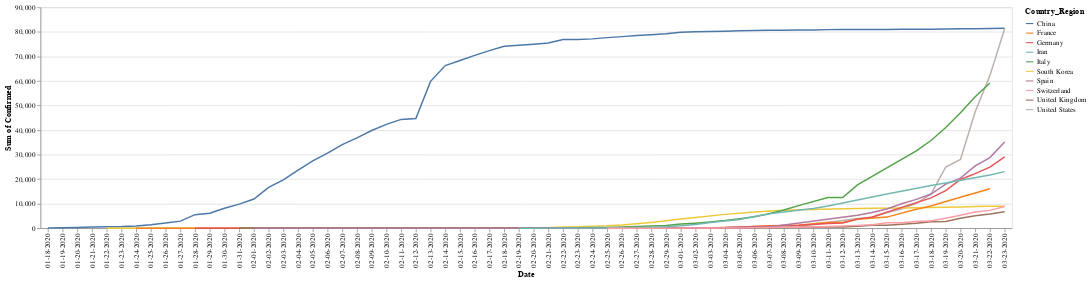

The notebook cell saved with this chart:
### Code cell
chart = alt.Chart(df).mark_line().encode(
    x = alt.X("Date"),
    y= alt.Y("Confirmed",aggregate="sum"),
    color = alt.Color("Country_Region")
)
# chart.interactive()
chart

### Figure 1 — Vega-Lite specification as saved in the notebook (floating-point values rounded to 4 significant figures; data arrays with more than 128 entries replaced by an {"elided": "..."} marker saying what was removed)
{"config": {"view": {"continuousWidth": 400, "continuousHeight": 300}}, "data": {"name": "data-5c84422b9ff212cc3fe1cbf18f77077c"}, "mark": "line", "encoding": {"color": {"type": "nominal", "field": "Country_Region"}, "x": {"type": "nominal", "field": "Date"}, "y": {"type": "quantitative", "aggregate": "sum", "field": "Confirmed"}}, "$schema": "https://vega.github.io/schema/vega-lite/v4.0.0.json", "datasets": {"data-5c84422b9ff212cc3fe1cbf18f77077c": {"elided": "1614 records"}}}
